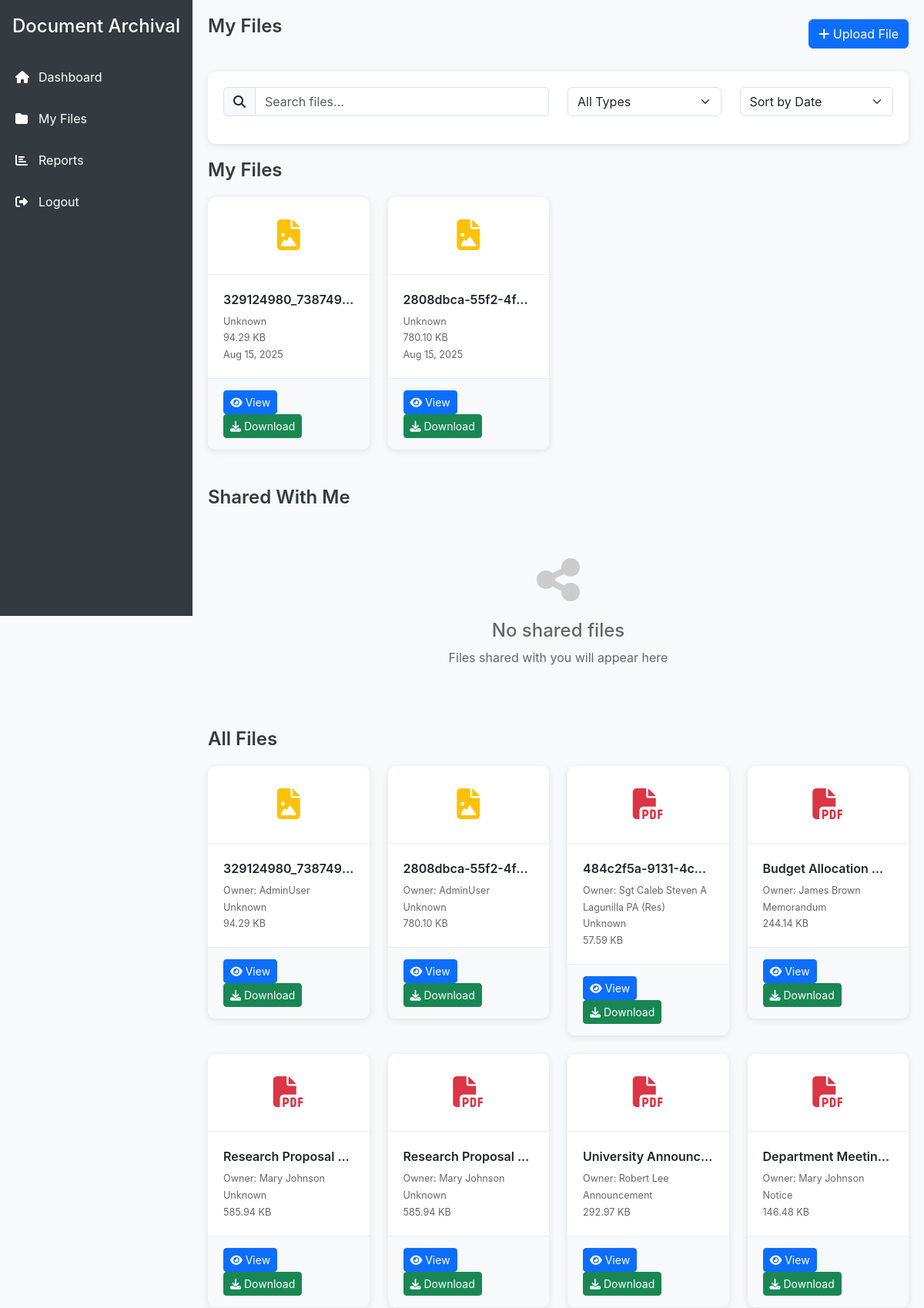
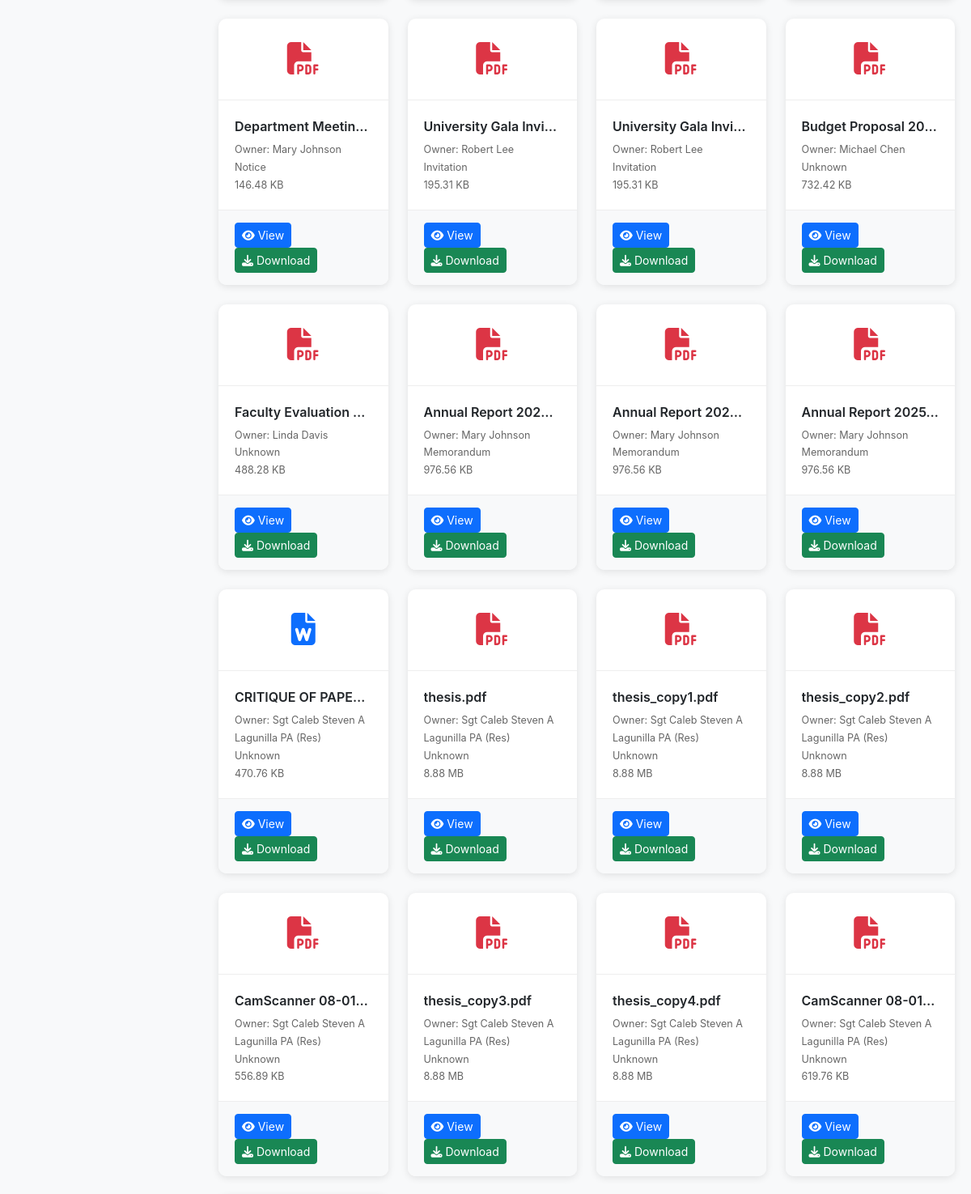
The app's page /dashboard_files.php (signed in, upper part) with its own data (2 pictures, top to bottom).
### tables this page shows
CREATE TABLE `files` (
  `file_id` int(11) NOT NULL AUTO_INCREMENT,
  `parent_file_id` int(11) DEFAULT NULL COMMENT 'Recursive reference to parent file (e.g., for versions or copies)',
  `file_name` varchar(255) NOT NULL COMMENT 'Name of the file',
  `meta_data` varchar(255) DEFAULT NULL COMMENT 'Optional metadata (e.g., description)',
  `user_id` int(11) NOT NULL COMMENT 'Uploader user ID',
  `upload_date` datetime DEFAULT NULL COMMENT 'File upload timestamp',
  `file_size` int(11) NOT NULL COMMENT 'File size in bytes',
  `file_type` enum('pdf','docx','txt') NOT NULL COMMENT 'File type (e.g., pdf, docx, txt)',
  `document_type_id` int(11) DEFAULT NULL COMMENT 'References document_types.document_type_id',
  `file_status` varchar(50) NOT NULL DEFAULT 'active' COMMENT 'Status (e.g., active, archived)',
  `physical_storage_path` varchar(100) DEFAULT NULL COMMENT 'Hierarchical storage path (e.g., C1/L1/B1/F1)',
  `storage_location` varchar(255) DEFAULT NULL COMMENT 'Physical location description (e.g., Archive Room 101)',
  `storage_capacity` int(11) DEFAULT NULL COMMENT 'Folder capacity (e.g., number of files)',
  `copy_type` varchar(50) DEFAULT NULL COMMENT 'Type of copy (e.g., copy, original)',
  `file_path` varchar(255) NOT NULL COMMENT 'File storage path',
  PRIMARY KEY (`file_id`),
  KEY `idx_parent_file` (`parent_file_id`),
  KEY `idx_user_id` (`user_id`),
  KEY `idx_document_type` (`document_type_id`),
  KEY `idx_physical_storage_path` (`physical_storage_path`),
  CONSTRAINT `fk_files_document_type` FOREIGN KEY (`document_type_id`) REFERENCES `document_types` (`document_type_id`) ON DELETE SET NULL,
  CONSTRAINT `fk_files_parent` FOREIGN KEY (`parent_file_id`) REFERENCES `files` (`file_id`) ON DELETE SET NULL ON UPDATE CASCADE,
  CONSTRAINT `fk_files_user` FOREIGN KEY (`user_id`) REFERENCES `users` (`user_id`) ON DELETE CASCADE,
  CONSTRAINT `chk_physical_storage_path` CHECK (`physical_storage_path` regexp '^[A-Z][0-9]+(/[A-Z][0-9]+){3}$')
);

CREATE TABLE `users` (
  `user_id` int(11) NOT NULL AUTO_INCREMENT,
  `username` varchar(255) NOT NULL COMMENT 'Unique username for login',
  `password` varchar(255) NOT NULL COMMENT 'Hashed password',
  `email` varchar(255) DEFAULT NULL COMMENT 'Unique email for user',
  `role` varchar(50) NOT NULL COMMENT 'User role (e.g., admin, user, client)',
  `profile_pic` blob DEFAULT NULL COMMENT 'Optional user profile picture',
  `position` int(11) NOT NULL DEFAULT 0 COMMENT 'Position or rank (0 for default)',
  `created_at` datetime DEFAULT NULL COMMENT 'Account creation timestamp',
  PRIMARY KEY (`user_id`),
  UNIQUE KEY `idx_username` (`username`),
  UNIQUE KEY `idx_email` (`email`)
);

CREATE TABLE `document_types` (
  `document_type_id` int(11) NOT NULL AUTO_INCREMENT,
  `type_name` varchar(50) NOT NULL COMMENT 'Name of the document type (e.g., Memorandum)',
  `field_name` varchar(50) NOT NULL COMMENT 'Field identifier for the document type',
  `field_label` varchar(255) NOT NULL COMMENT 'Human-readable label for the field',
  `field_type` enum('text','number','date','file') NOT NULL COMMENT 'Data type of the field',
  `is_required` tinyint(1) NOT NULL DEFAULT 0 COMMENT 'Whether the field is mandatory',
  PRIMARY KEY (`document_type_id`),
  KEY `idx_type_name` (`type_name`)
);

### dashboard_files.php (the view, shortened to what this page needs)
<?php
require 'db_connection.php';
$userId = $_SESSION['user_id'];
$stmt = $pdo->prepare("
    SELECT f.file_id, f.file_name, f.file_type, f.upload_date, f.file_size,
           f.copy_type, dtf.type_name AS document_type, u.username as owner,
           f.file_path, f.user_id as owner_id
    FROM files f
    LEFT JOIN document_types dtf ON f.document_type_id = dtf.document_type_id
    LEFT JOIN users u ON f.user_id = u.user_id
    WHERE f.file_status != 'deleted'
    ORDER BY f.upload_date DESC
");
$stmt->execute();
$allFiles = $stmt->fetchAll(PDO::FETCH_ASSOC);
$stmt = $pdo->prepare("
    SELECT f.file_id, f.file_name, f.file_type, f.upload_date, f.file_size,
           f.copy_type, dtf.type_name AS document_type, f.file_path
    FROM files f
    LEFT JOIN document_types dtf ON f.document_type_id = dtf.document_type_id
    WHERE f.user_id = ? AND f.file_status != 'deleted'
    ORDER BY f.upload_date DESC
");
$stmt->execute([$userId]);
$userFiles = $stmt->fetchAll(PDO::FETCH_ASSOC);
$stmt = $pdo->prepare("
    SELECT DISTINCT f.file_id, f.file_name, f.file_type, f.upload_date, f.file_size,
           f.copy_type, dtf.type_name AS document_type, u.username as owner,
           f.file_path
    FROM files f
    JOIN transactions t ON f.file_id = t.file_id
    LEFT JOIN document_types dtf ON f.document_type_id = dtf.document_type_id
    LEFT JOIN users u ON f.user_id = u.user_id
    WHERE t.user_id = ? AND t.transaction_type = 'file_sent'
    AND t.description IN ('pending', 'accepted')
    AND f.file_status != 'deleted'
    ORDER BY f.upload_date DESC
");
$stmt->execute([$userId]);
$sharedFiles = $stmt->fetchAll(PDO::FETCH_ASSOC);
function getFileIcon($filename) {
    $ext = strtolower(pathinfo($filename, PATHINFO_EXTENSION));
    $icons = [
        'pdf' => 'fas fa-file-pdf text-danger',
        'doc' => 'fas fa-file-word text-primary',
        'docx' => 'fas fa-file-word text-primary',
        'xls' => 'fas fa-file-excel text-success',
        'xlsx' => 'fas fa-file-excel text-success',
        'jpg' => 'fas fa-file-image text-warning',
        'jpeg' => 'fas fa-file-image text-warning',
        'png' => 'fas fa-file-image text-warning',
        'gif' => 'fas fa-file-image text-warning',
        'txt' => 'fas fa-file-alt text-secondary',
        'zip' => 'fas fa-file-archive text-info',
        'rar' => 'fas fa-file-archive text-info'
    ];
    return $icons[$ext] ?? 'fas fa-file text-muted';
}
function formatFileSize($bytes) {
    if ($bytes >= 1048576) return number_format($bytes / 1048576, 2) . ' MB';
    if ($bytes >= 1024) return number_format($bytes / 1024, 2) . ' KB';
    return $bytes . ' bytes';
}
?>
<!DOCTYPE html>
<html lang="en">
<head>
    <link rel="stylesheet" href="https://cdnjs.cloudflare.com/ajax/libs/font-awesome/6.4.2/css/all.min.css">
    <link rel="stylesheet" href="https://cdn.jsdelivr.net/npm/bootstrap@5.3.0/dist/css/bootstrap.min.css">
</head>
    <body>
        <div class="sidebar">
            <div class="px-3 mb-4">
                <h4 class="text-white">Document Archival</h4>
            </div>
            <ul class="nav flex-column">
                <li class="nav-item">
                    <a class="nav-link" href="dashboard.php">
                        <i class="fas fa-home"></i> Dashboard
                    </a>
                </li>
                <li class="nav-item">
                    <a class="nav-link active" href="dashboard_files.php">
                        <i class="fas fa-folder"></i> My Files
                    </a>
                </li>
                <li class="nav-item">
                    <a class="nav-link" href="my-report.php">
                        <i class="fas fa-chart-bar"></i> Reports
                    </a>
                </li>
                <li class="nav-item">
                    <a class="nav-link" href="logout.php">
                        <i class="fas fa-sign-out-alt"></i> Logout
                    </a>
                </li>
            </ul>
        </div>
        <div class="main-content">
            <div class="d-flex justify-content-between align-items-center mb-4">
                <h1 class="section-title">My Files</h1>
                <button class="btn btn-primary" onclick="openUploadModal()">
                    <i class="fas fa-plus"></i> Upload File
                </button>
            </div>
            <div class="search-section">
                <div class="row">
                    <div class="col-md-6">
                        <div class="input-group mb-3">
                            <span class="input-group-text"><i class="fas fa-search"></i></span>
                            <input type="text" class="form-control" id="searchInput" placeholder="Search files...">
                        </div>
                    </div>
                    <div class="col-md-3">
                        <select class="form-select" id="typeFilter">
                            <option value="">All Types</option>
                        </select>
                    </div>
                    <div class="col-md-3">
                        <select class="form-select" id="sortBy">
                            <option value="date">Sort by Date</option>
                        </select>
                    </div>
                </div>
            </div>
            <div class="row">
                <div class="col-12 mb-4">
                    <h2 class="section-title">My Files</h2>
                    <div class="row" id="myFilesContainer">
                        <?php if (empty($userFiles)): ?>
                            <div class="col-12">
                                <div class="empty-state">
                                    <i class="fas fa-folder-open"></i>
                                    <h4>No files uploaded yet</h4>
                                    <p>Upload your first file to get started</p>
                                </div>
                            </div>
                        <?php else: ?>
                            <?php foreach ($userFiles as $file): ?>
                                <div class="col-md-4 col-lg-3 mb-4">
                                    <div class="file-card">
                                        <div class="file-icon">
                                            <i class="<?= getFileIcon($file['file_name']) ?>"></i>
                                        </div>
                                        <div class="file-info">
                                            <div class="file-name" title="<?= htmlspecialchars($file['file_name']) ?>">
                                                <?= htmlspecialchars(substr($file['file_name'], 0, 25)) . (strlen($file['file_name']) > 25 ? '...' : '') ?>
                                            </div>
                                            <div class="file-meta">
                                                <small><?= htmlspecialchars($file['document_type'] ?? 'Unknown') ?></small><br>
                                                <small><?= formatFileSize($file['file_size']) ?></small><br>
                                                <small><?= date('M d, Y', strtotime($file['upload_date'])) ?></small>
                                            </div>
                                        </div>
                                        <div class="file-actions">
                                        <a href="view_file_new.php?file_id=<?= $file['file_id'] ?>" class="btn btn-sm btn-primary">
                                            <i class="fas fa-eye"></i> View
                                        </a>
                                            <button class="btn btn-sm btn-success" onclick="downloadFile(<?= $file['file_id'] ?>)">
                                                <i class="fas fa-download"></i> Download
                                            </button>
                                        </div>
                                    </div>
                                </div>
                            <?php endforeach; ?>
                        <?php endif; ?>
                    </div>
                </div>
                <div class="col-12 mb-4">
                    <h2 class="section-title">Shared With Me</h2>
                    <div class="row" id="sharedFilesContainer">
                        <?php if (empty($sharedFiles)): ?>
                            <div class="col-12">
                                <div class="empty-state">
                                    <i class="fas fa-share-alt"></i>
                                    <h4>No shared files</h4>
                                    <p>Files shared with you will appear here</p>
                                </div>
                            </div>
                        <?php endif; ?>
                    </div>
                </div>
                <div class="col-12 mb-4">
                    <h2 class="section-title">All Files</h2>
                    <div class="row" id="allFilesContainer">
                        <?php if (empty($allFiles)): ?>
                            <div class="col-12">
                                <div class="empty-state">
                                    <i class="fas fa-folder-open"></i>
                                    <h4>No files available</h4>
                                    <p>Files will appear here when uploaded</p>
                                </div>
                            </div>
                        <?php else: ?>
                            <?php foreach ($allFiles as $file): ?>
                                <div class="col-md-4 col-lg-3 mb-4">
                                    <div class="file-card">
                                        <div class="file-icon">
                                            <i class="<?= getFileIcon($file['file_name']) ?>"></i>
                                        </div>
                                        <div class="file-info">
                                            <div class="file-name" title="<?= htmlspecialchars($file['file_name']) ?>">
                                                <?= htmlspecialchars(substr($file['file_name'], 0, 25)) . (strlen($file['file_name']) > 25 ? '...' : '') ?>
                                            </div>
                                            <div class="file-meta">
                                                <small>Owner: <?= htmlspecialchars($file['owner']) ?></small><br>
                                                <small><?= htmlspecialchars($file['document_type'] ?? 'Unknown') ?></small><br>
                                                <small><?= formatFileSize($file['file_size']) ?></small>
                                            </div>
                                        </div>
                                        <div class="file-actions">
                                            <a href="view_file_new.php?file_id=<?= $file['file_id'] ?>" class="btn btn-sm btn-primary">
                                                <i class="fas fa-eye"></i> View
                                            </a>
                                            <button class="btn btn-sm btn-success" onclick="downloadFile(<?= $file['file_id'] ?>)">
                                                <i class="fas fa-download"></i> Download
                                            </button>
                                        </div>
                                    </div>
                                </div>
                            <?php endforeach; ?>
                        <?php endif; ?>
                    </div>
                </div>
            </div>
        </div>
    </body>
</html>

### dashboard_files.php (style rules this page uses)
:root { --primary-color: #007bff; --secondary-color: #6c757d; --success-color: #28a745; --danger-color: #dc3545; --warning-color: #ffc107; --info-color: #17a2b8; --light-color: #f8f9fa; --dark-color: #343a40; }
body { background-color: #f8f9fa; font-family: -apple-system, BlinkMacSystemFont, 'Segoe UI', Roboto, 'Helvetica Neue', Arial, sans-serif; }
.sidebar { position: fixed; top: 0; left: 0; height: 100vh; width: 250px; background: var(--dark-color); padding-top: 20px; z-index: 1000; transition: all 0.3s; }
.sidebar .nav-link { color: #fff; padding: 15px 20px; border-radius: 0; transition: all 0.3s; display: flex; align-items: center; }
.sidebar .nav-link i { margin-right: 10px; width: 20px; }
.main-content { margin-left: 250px; padding: 20px; transition: all 0.3s; }
.file-card { background: white; border-radius: 10px; box-shadow: 0 2px 10px rgba(0,0,0,0.1); transition: transform 0.3s, box-shadow 0.3s; overflow: hidden; }
.file-icon { font-size: 2.5rem; padding: 20px; text-align: center; }
.file-info { padding: 20px; border-top: 1px solid #eee; }
.file-name { font-weight: 600; margin-bottom: 5px; white-space: nowrap; overflow: hidden; text-overflow: ellipsis; }
.file-meta { font-size: 0.9rem; color: #666; }
.file-actions { padding: 15px 20px; background: #f8f9fa; border-top: 1px solid #eee; }
.search-section { background: white; border-radius: 10px; padding: 20px; margin-bottom: 20px; box-shadow: 0 2px 10px rgba(0,0,0,0.1); }
.section-title { font-size: 1.5rem; font-weight: 600; margin-bottom: 20px; color: var(--dark-color); }
.empty-state { text-align: center; padding: 40px; color: #666; }
.empty-state i { font-size: 4rem; margin-bottom: 20px; color: #ccc; }

### records on screen
files: file_name "329124980_738749…", document_type "Unknown", file_size "94.29 KB", upload_date "Aug 15, 2025", user.username "AdminUser"
files: file_name "2808dbca-55f2-4f…", document_type "Unknown", file_size "780.10 KB", upload_date "Aug 15, 2025", user.username "AdminUser"
files: file_name "484c2f5a-9131-4c5…", user.username "Sgt Caleb Steven A Lagunilla PA (Res)", document_type "Unknown", file_size "57.59 KB"
files: file_name "Budget Allocation…", user.username "James Brown", document_type.type_name "Memorandum", file_size "244.14 KB"
files: file_name "Research Proposal…", user.username "Mary Johnson", document_type "Unknown", file_size "585.94 KB"
files: file_name "Research Proposal…", user.username "Mary Johnson", document_type "Unknown", file_size "585.94 KB"
files: file_name "University Announc…", user.username "Robert Lee", document_type.type_name "Announcement", file_size "292.97 KB"
files: file_name "Department Meetin…", user.username "Mary Johnson", document_type.type_name "Notice", file_size "146.48 KB"
files: file_name "Department Meetin…", user.username "Mary Johnson", document_type.type_name "Notice", file_size "146.48 KB"
files: file_name "University Gala Invi…", user.username "Robert Lee", document_type.type_name "Invitation", file_size "195.31 KB"
files: file_name "University Gala Invi…", user.username "Robert Lee", document_type.type_name "Invitation", file_size "195.31 KB"
files: file_name "Budget Proposal 20…", user.username "Michael Chen", document_type "Unknown", file_size "732.42 KB"
files: file_name "Faculty Evaluation…", user.username "Linda Davis", document_type "Unknown", file_size "488.28 KB"
files: file_name "Annual Report 2025…", user.username "Mary Johnson", document_type.type_name "Memorandum", file_size "976.56 KB"
files: file_name "Annual Report 2025…", user.username "Mary Johnson", document_type.type_name "Memorandum", file_size "976.56 KB"
files: file_name "Annual Report 2025…", user.username "Mary Johnson", document_type.type_name "Memorandum", file_size "976.56 KB"
files: file_name "CRITIQUE OF PAPE…", user.username "Sgt Caleb Steven A Lagunilla PA (Res)", document_type "Unknown", file_size "470.76 KB"
files: file_name "thesis.pdf", user.username "Sgt Caleb Steven A Lagunilla PA (Res)", document_type "Unknown", file_size "8.88 MB"
files: file_name "thesis_copy1.pdf", user.username "Sgt Caleb Steven A Lagunilla PA (Res)", document_type "Unknown", file_size "8.88 MB"
files: file_name "thesis_copy2.pdf", user.username "Sgt Caleb Steven A Lagunilla PA (Res)", document_type "Unknown", file_size "8.88 MB"
files: file_name "CamScanner 08-01…", user.username "Sgt Caleb Steven A Lagunilla PA (Res)", document_type "Unknown", file_size "556.89 KB"
files: file_name "thesis_copy3.pdf", user.username "Sgt Caleb Steven A Lagunilla PA (Res)", document_type "Unknown", file_size "8.88 MB"
files: file_name "thesis_copy4.pdf", user.username "Sgt Caleb Steven A Lagunilla PA (Res)", document_type "Unknown", file_size "8.88 MB"
files: file_name "CamScanner 08-01…", user.username "Sgt Caleb Steven A Lagunilla PA (Res)", document_type "Unknown", file_size "619.76 KB"
